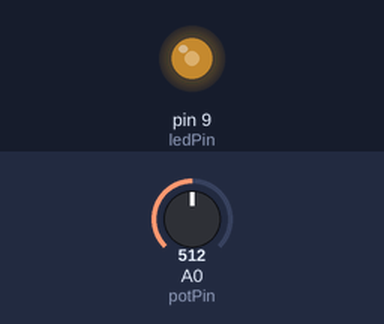
Simulated run of this sketch. Board: Arduino Uno, built with avr-gcc and run on an emulated ATmega328P. On the bench: output pins drawn as LEDs (lit = HIGH). Inputs (shaded band) come from the test bench; at power-on: A0 (potPin) = 512.

Above: at 1.2 s.
1.3 s: A0 (potPin) set to 716
At 2.5 s:
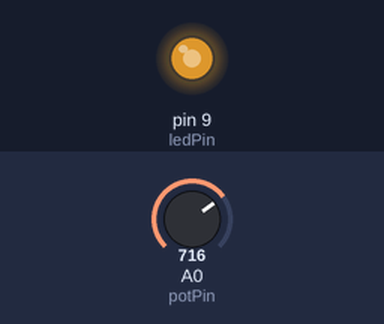
2.8 s: A0 (potPin) set to 900
At 3.7 s:
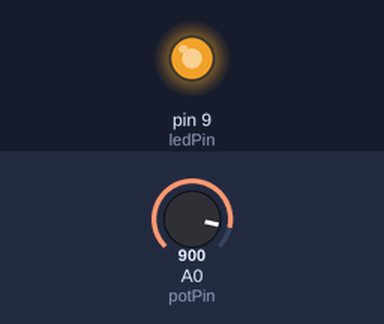
4.3 s: A0 (potPin) set to 122
At 4.9 s:
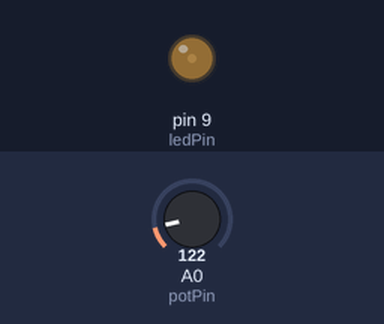
5.8 s: A0 (potPin) set to 0
At 7.0 s:
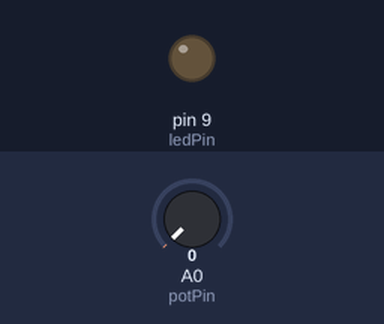
7.3 s: A0 (potPin) set to 511
At 8.3 s:
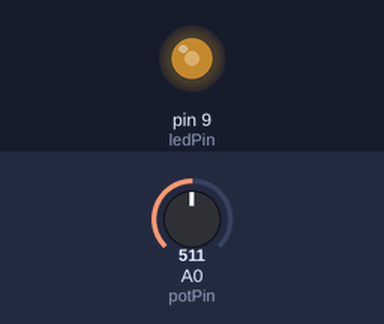
Timing chart, 0 to 9.8 s (numbered marks = the images above; inputs shaded):
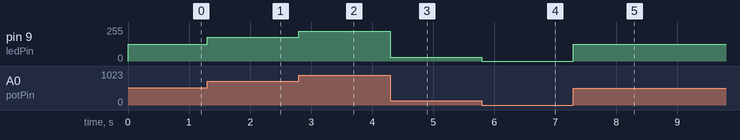

The sketch:

potenciometroLed.ino
```cpp
#define potPin 0   // Define o pino analógico em que o potenciômetro vai ser conectado
#define ledPin 9   // Define o pino que terá um LED e um resistência ligada ao terra

int valPot = 0; //Variável que armazena o valor da leitura do potenciômetro

void setup() {

pinMode(ledPin,OUTPUT); // Configura o pino do LED como saída

}

void loop() {

valPot =  analogRead(potPin); //Faz a leitura analógica do pino em que o potenciômetro esta ligado
valPot = map(valPot,0,1023,0,255); //Utilizando a função map() para transformar uma escala de 0-1023 em uma escala 0 a 255
analogWrite(ledPin,valPot ); // Aciona o LED proporcionalmente ao valor da leitura analógica

}
```

potenciometroFreqLed.ino
```cpp

```

Measured:
- after the input at 1.3 s, pin 9 (ledPin): 127/255 → 178/255 at once
- after the input at 2.8 s, pin 9 (ledPin): 178/255 → 224/255 at once
- after the input at 4.3 s, pin 9 (ledPin): 224/255 → 30/255 at once
- after the input at 5.8 s, pin 9 (ledPin): 30/255 → 0/255 at once
- after the input at 7.3 s, pin 9 (ledPin): 0/255 → 127/255 at once
